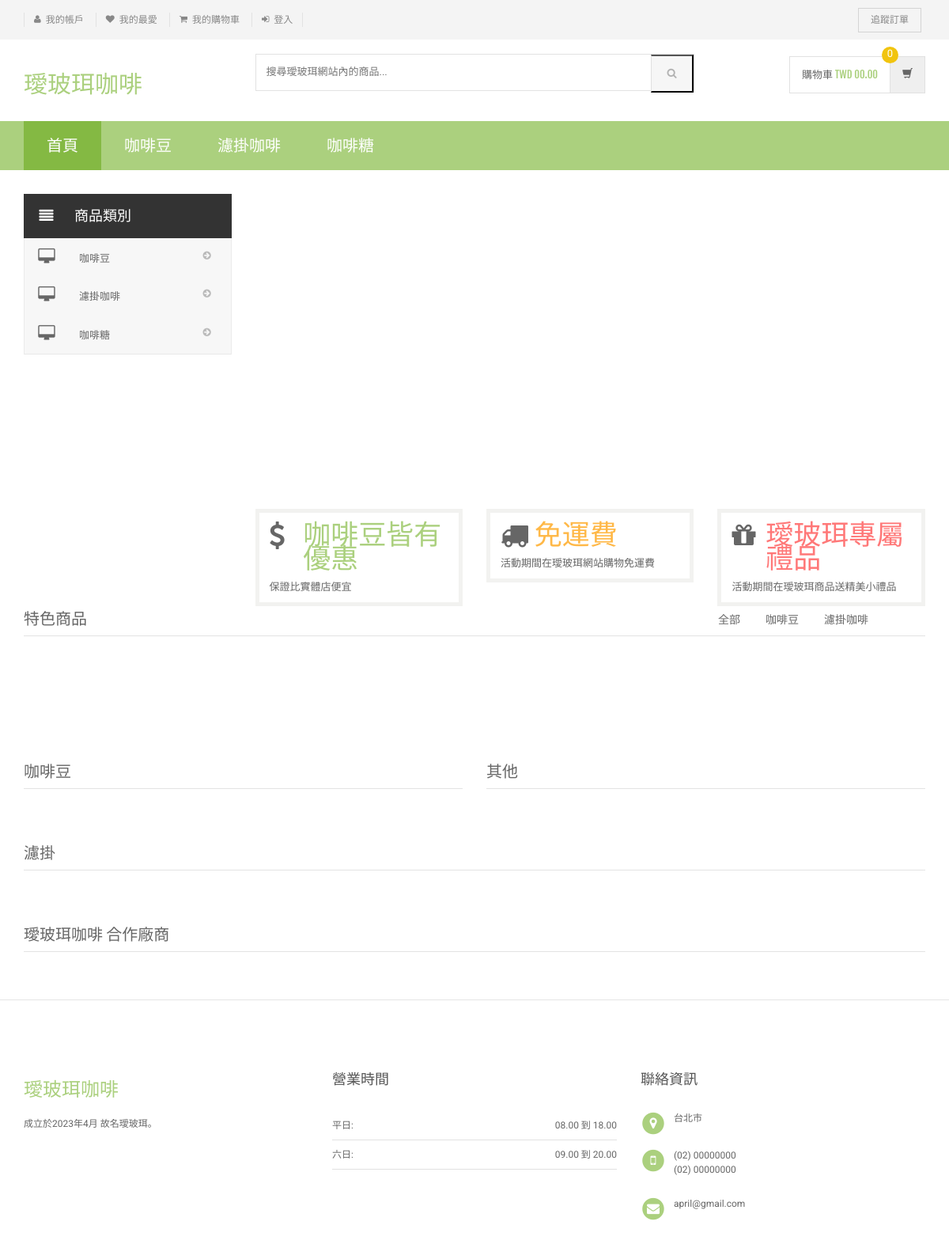
The page /shopping/index.php on the database its author committed.
### tables this page shows
CREATE TABLE `category` (
  `id` int(11) NOT NULL,
  `categoryName` varchar(255) DEFAULT NULL,
  `categoryDescription` longtext DEFAULT NULL,
  `creationDate` timestamp NOT NULL DEFAULT current_timestamp(),
  `updationDate` varchar(255) DEFAULT NULL
);

### shopping/index.php (the view, shortened to what this page needs)
<?php
include('includes/config.php');
?>
<!DOCTYPE html>
<html lang="en">
	<head>
	    <link rel="stylesheet" href="assets/css/bootstrap.min.css">
	    <link rel="stylesheet" href="assets/css/main.css">
	    <link rel="stylesheet" href="assets/css/green.css">
	    <link rel="stylesheet" href="assets/css/owl.carousel.css">
		<link rel="stylesheet" href="assets/css/owl.transitions.css">
		<link href="assets/css/lightbox.css" rel="stylesheet">
		<link rel="stylesheet" href="assets/css/animate.min.css">
		<link rel="stylesheet" href="assets/css/rateit.css">
		<link rel="stylesheet" href="assets/css/bootstrap-select.min.css">
		<link rel="stylesheet" href="assets/css/config.css">
		<link href="assets/css/green.css" rel="alternate stylesheet" title="Green color">
		<link href="assets/css/blue.css" rel="alternate stylesheet" title="Blue color">
		<link href="assets/css/red.css" rel="alternate stylesheet" title="Red color">
		<link href="assets/css/orange.css" rel="alternate stylesheet" title="Orange color">
		<link href="assets/css/dark-green.css" rel="alternate stylesheet" title="Darkgreen color">
		<link rel="stylesheet" href="assets/css/font-awesome.min.css">
	</head>
    <body class="cnt-home">
<header class="header-style-1">
<?php include('includes/top-header.php');?>
<?php include('includes/main-header.php');?>
<?php include('includes/menu-bar.php');?>
</header>
<div class="body-content outer-top-xs" id="top-banner-and-menu">
	<div class="container">
		<div class="furniture-container homepage-container">
		<div class="row">
			<div class="col-xs-12 col-sm-12 col-md-3 sidebar">
	<?php include('includes/side-menu.php');?>
			</div>
			<div class="col-xs-12 col-sm-12 col-md-9 homebanner-holder">
<div id="hero" class="homepage-slider3">
</div>
<div class="info-boxes wow fadeInUp">
	<div class="info-boxes-inner">
		<div class="row">
			<div class="col-md-6 col-sm-4 col-lg-4">
				<div class="info-box">
					<div class="row">
						<div class="col-xs-2">
						     <i class="icon fa fa-dollar"></i>
						</div>
						<div class="col-xs-10">
							<h4 class="info-box-heading green">咖啡豆皆有優惠</h4>
						</div>
					</div>
					<h6 class="text">保證比實體店便宜</h6>
				</div>
			</div>
			<div class="hidden-md col-sm-4 col-lg-4">
				<div class="info-box">
					<div class="row">
						<div class="col-xs-2">
							<i class="icon fa fa-truck"></i>
						</div>
						<div class="col-xs-10">
							<h4 class="info-box-heading orange">免運費</h4>
						</div>
					</div>
					<h6 class="text">活動期間在璦玻珥網站購物免運費</h6>
				</div>
			</div>
			<div class="col-md-6 col-sm-4 col-lg-4">
				<div class="info-box">
					<div class="row">
						<div class="col-xs-2">
							<i class="icon fa fa-gift"></i>
						</div>
						<div class="col-xs-10">
							<h4 class="info-box-heading red">璦玻珥專屬禮品</h4>
						</div>
					</div>
					<h6 class="text">活動期間在璦玻珥商品送精美小禮品</h6>
				</div>
			</div>
		</div>
	</div>
</div>
			</div>
		</div>
		<div id="product-tabs-slider" class="scroll-tabs inner-bottom-vs  wow fadeInUp">
			<div class="more-info-tab clearfix">
			   <h3 class="new-product-title pull-left">特色商品</h3>
				<ul class="nav nav-tabs nav-tab-line pull-right" id="new-products-1">
					<li class="active"><a href="#all" data-toggle="tab">全部</a></li>
					<li><a href="#books" data-toggle="tab">咖啡豆</a></li>
					<li><a href="#furniture" data-toggle="tab">濾掛咖啡</a></li>
				</ul>
			</div>
		</div>
			<div class="sections prod-slider-small outer-top-small">
				<div class="row">
					<div class="col-md-6">
	                   <section class="section">
	                   	<h3 class="section-title">咖啡豆</h3>
	                   </section>
					</div>
					<div class="col-md-6">
						<section class="section">
							<h3 class="section-title">其他</h3>
	                   </section>
					</div>
				</div>
			</div>
	<section class="section featured-product inner-xs wow fadeInUp">
		<h3 class="section-title">濾掛</h3>
		</section>
<?php include('includes/brands-slider.php');?>
</div>
</div>
<?php include('includes/footer.php');?>
</body>
</html>

### shopping/includes/menu-bar.php (shortened to what this page needs)
<div class="header-nav animate-dropdown">
    <div class="container">
        <div class="yamm navbar navbar-default" role="navigation">
            <div class="nav-bg-class">
                <div class="navbar-collapse collapse" id="mc-horizontal-menu-collapse">
	<div class="nav-outer">
		<ul class="nav navbar-nav">
			<li class="active dropdown yamm-fw">
				<a href="index.php" data-hover="dropdown" class="dropdown-toggle">首頁</a>
			</li>
              <?php $sql=mysqli_query($con,"select id,categoryName  from category limit 6");
while($row=mysqli_fetch_array($sql))
{
    ?>
			<li class="dropdown yamm">
				<a href="category.php?cid=<?php echo $row['id'];?>"> <?php echo $row['categoryName'];?></a>
			</li>
			<?php } ?>
		</ul>
		<div class="clearfix"></div>
	</div>
</div>
            </div>
        </div>
    </div>
</div>

### shopping/includes/side-menu.php
<div class="side-menu animate-dropdown outer-bottom-xs">
    <div class="head"><i class="icon fa fa-align-justify fa-fw"></i> 商品類別</div>
    <nav class="yamm megamenu-horizontal" role="navigation">
        <ul class="nav">
            <li class="dropdown menu-item">
              <?php $sql=mysqli_query($con,"select id,categoryName  from category");
while($row=mysqli_fetch_array($sql))
{
    ?>
                <a href="category.php?cid=<?php echo $row['id'];?>" class="dropdown-toggle"><i class="icon fa fa-desktop fa-fw"></i>
                <?php echo $row['categoryName'];?></a>
                <?php }?>
</li>
</ul>
    </nav>
</div>

### shopping/assets/css/green.css (style rules this page uses)
a { color: #abd07e; }
.header-style-1 .header-nav { background: #abd07e; }
.cnt-home .header-style-1 .header-nav .navbar .navbar-nav > li.active { background: #84b943; }
.info-box .info-box-heading.green { color: #abd07e; }

### shopping/assets/css/lightbox.css (style rules this page uses)
body:after { content: url(../images/close.png) url(../images/loading.gif) url(../images/prev.png) url(../images/next.png); display: none; }

### shopping/assets/css/blue.css (style rules this page uses)
a { color: #3498db; }
.header-style-1 .header-nav { background: #3498db; }
.cnt-home .header-style-1 .header-nav .navbar .navbar-nav > li.active { background: #1d6ca1; }
.info-box .info-box-heading.green { color: #3498db; }

### shopping/assets/css/red.css (style rules this page uses)
a { color: #ff6c6c; }
.header-style-1 .header-nav { background: #ff6c6c; }
.cnt-home .header-style-1 .header-nav .navbar .navbar-nav > li.active { background: #ff1a1a; }
.info-box .info-box-heading.green { color: #ff6c6c; }

### shopping/assets/css/orange.css (style rules this page uses)
a { color: #f39c12; }
.header-style-1 .header-nav { background: #f39c12; }
.cnt-home .header-style-1 .header-nav .navbar .navbar-nav > li.active { background: #ab6c09; }
.info-box .info-box-heading.green { color: #f39c12; }

### shopping/assets/css/dark-green.css (style rules this page uses)
a { color: #12cca7; }
.header-style-1 .header-nav { background: #12cca7; }
.cnt-home .header-style-1 .header-nav .navbar .navbar-nav > li.active { background: #0b816a; }
.info-box .info-box-heading.green { color: #12cca7; }

### rows shown on the page
category: categoryName "咖啡豆"
category: categoryName "濾掛咖啡"
category: categoryName "咖啡糖"
